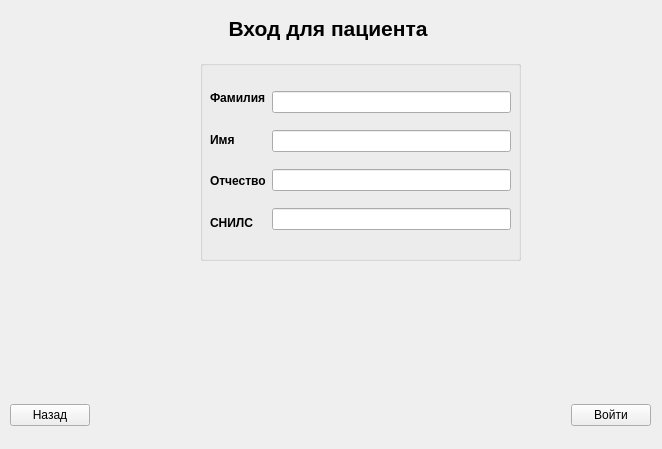
<?xml version="1.0" encoding="UTF-8"?>
<ui version="4.0">
 <class>Pacient</class>
 <widget class="QWidget" name="Pacient">
  <property name="geometry">
   <rect>
    <x>0</x>
    <y>0</y>
    <width>662</width>
    <height>449</height>
   </rect>
  </property>
  <property name="windowTitle">
   <string>Form</string>
  </property>
  <widget class="QLabel" name="label">
   <property name="geometry">
    <rect>
     <x>201</x>
     <y>11</y>
     <width>254</width>
     <height>36</height>
    </rect>
   </property>
   <property name="font">
    <font>
     <pointsize>15</pointsize>
    </font>
   </property>
   <property name="text">
    <string>&lt;html&gt;&lt;head/&gt;&lt;body&gt;&lt;p align=&quot;center&quot;&gt;&lt;span style=&quot; font-size:16pt; font-weight:700;&quot;&gt;Вход для пациента&lt;/span&gt;&lt;/p&gt;&lt;/body&gt;&lt;/html&gt;</string>
   </property>
  </widget>
  <widget class="QGroupBox" name="groupBox">
   <property name="geometry">
    <rect>
     <x>200</x>
     <y>60</y>
     <width>321</width>
     <height>201</height>
    </rect>
   </property>
   <property name="title">
    <string/>
   </property>
   <widget class="QWidget" name="layoutWidget">
    <property name="geometry">
     <rect>
      <x>10</x>
      <y>20</y>
      <width>301</width>
      <height>161</height>
     </rect>
    </property>
    <layout class="QHBoxLayout" name="horizontalLayout">
     <item>
      <layout class="QVBoxLayout" name="verticalLayout_2">
       <item>
        <widget class="QLabel" name="label_2">
         <property name="text">
          <string>&lt;b&gt;Фамилия</string>
         </property>
        </widget>
       </item>
       <item>
        <widget class="QLabel" name="label_3">
         <property name="text">
          <string>&lt;b&gt;Имя</string>
         </property>
        </widget>
       </item>
       <item>
        <widget class="QLabel" name="label_4">
         <property name="text">
          <string>&lt;b&gt;Отчество</string>
         </property>
        </widget>
       </item>
       <item>
        <widget class="QLabel" name="label_5">
         <property name="text">
          <string>&lt;b&gt;СНИЛС</string>
         </property>
        </widget>
       </item>
      </layout>
     </item>
     <item>
      <layout class="QVBoxLayout" name="verticalLayout">
       <item>
        <widget class="QLineEdit" name="surnameEdit"/>
       </item>
       <item>
        <widget class="QLineEdit" name="nameEdit"/>
       </item>
       <item>
        <widget class="QLineEdit" name="patronymicEdit"/>
       </item>
       <item>
        <widget class="QLineEdit" name="snilsEdit"/>
       </item>
      </layout>
     </item>
    </layout>
   </widget>
  </widget>
  <widget class="QWidget" name="">
   <property name="geometry">
    <rect>
     <x>10</x>
     <y>390</y>
     <width>641</width>
     <height>51</height>
    </rect>
   </property>
   <layout class="QHBoxLayout" name="horizontalLayout_2">
    <item>
     <widget class="QPushButton" name="backButton">
      <property name="text">
       <string>Назад</string>
      </property>
     </widget>
    </item>
    <item>
     <spacer name="horizontalSpacer">
      <property name="orientation">
       <enum>Qt::Orientation::Horizontal</enum>
      </property>
      <property name="sizeHint" stdset="0">
       <size>
        <width>40</width>
        <height>20</height>
       </size>
      </property>
     </spacer>
    </item>
    <item>
     <widget class="QPushButton" name="loginButton">
      <property name="text">
       <string>Войти</string>
      </property>
     </widget>
    </item>
   </layout>
  </widget>
 </widget>
 <resources/>
 <connections/>
</ui>
